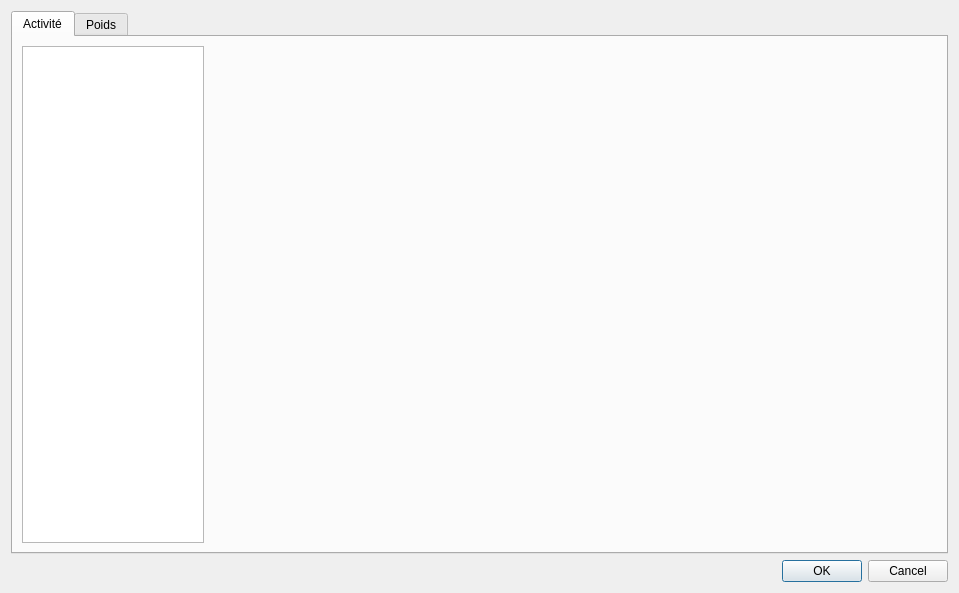
<?xml version="1.0" encoding="UTF-8"?>
<ui version="4.0">
 <class>GraphicsDialog</class>
 <widget class="QDialog" name="GraphicsDialog">
  <property name="geometry">
   <rect>
    <x>0</x>
    <y>0</y>
    <width>959</width>
    <height>593</height>
   </rect>
  </property>
  <property name="windowTitle">
   <string>Dialog</string>
  </property>
  <layout class="QVBoxLayout" name="verticalLayout">
   <item>
    <widget class="QTabWidget" name="tabWidget">
     <property name="currentIndex">
      <number>0</number>
     </property>
     <widget class="QWidget" name="acitivityTab">
      <attribute name="title">
       <string>Activité</string>
      </attribute>
      <layout class="QHBoxLayout" name="horizontalLayout" stretch="20,80">
       <item>
        <widget class="QTreeView" name="legendTree"/>
       </item>
       <item>
        <widget class="ActivityChart" name="activityChart" native="true"/>
       </item>
      </layout>
     </widget>
     <widget class="QWidget" name="weightTab">
      <attribute name="title">
       <string>Poids</string>
      </attribute>
      <layout class="QVBoxLayout" name="verticalLayout_2" stretch="80,20">
       <item>
        <widget class="WeightChart" name="weightChart" native="true"/>
       </item>
       <item>
        <widget class="QGroupBox" name="groupBox">
         <property name="title">
          <string>Visualisation</string>
         </property>
         <layout class="QHBoxLayout" name="horizontalLayout_2">
          <item>
           <widget class="QLabel" name="label">
            <property name="text">
             <string>Date début :</string>
            </property>
           </widget>
          </item>
          <item>
           <widget class="QDateEdit" name="startDateEdit">
            <property name="calendarPopup">
             <bool>true</bool>
            </property>
           </widget>
          </item>
          <item>
           <spacer name="horizontalSpacer">
            <property name="orientation">
             <enum>Qt::Horizontal</enum>
            </property>
            <property name="sizeHint" stdset="0">
             <size>
              <width>254</width>
              <height>20</height>
             </size>
            </property>
           </spacer>
          </item>
          <item>
           <widget class="QLabel" name="label_2">
            <property name="text">
             <string>Date fin :</string>
            </property>
           </widget>
          </item>
          <item>
           <widget class="QDateEdit" name="endDateEdit">
            <property name="calendarPopup">
             <bool>true</bool>
            </property>
           </widget>
          </item>
          <item>
           <spacer name="horizontalSpacer_2">
            <property name="orientation">
             <enum>Qt::Horizontal</enum>
            </property>
            <property name="sizeHint" stdset="0">
             <size>
              <width>254</width>
              <height>20</height>
             </size>
            </property>
           </spacer>
          </item>
          <item>
           <widget class="QPushButton" name="btnUpdateWeight">
            <property name="text">
             <string>Mettre à jour</string>
            </property>
           </widget>
          </item>
         </layout>
        </widget>
       </item>
      </layout>
     </widget>
    </widget>
   </item>
   <item>
    <widget class="QDialogButtonBox" name="buttonBox">
     <property name="orientation">
      <enum>Qt::Horizontal</enum>
     </property>
     <property name="standardButtons">
      <set>QDialogButtonBox::Cancel|QDialogButtonBox::Ok</set>
     </property>
    </widget>
   </item>
  </layout>
 </widget>
 <customwidgets>
  <customwidget>
   <class>ActivityChart</class>
   <extends>QWidget</extends>
   <header>widgets/charts/activitychart.h</header>
   <container>1</container>
  </customwidget>
  <customwidget>
   <class>WeightChart</class>
   <extends>QWidget</extends>
   <header>widgets/charts/weightchart.h</header>
   <container>1</container>
  </customwidget>
 </customwidgets>
 <resources/>
 <connections>
  <connection>
   <sender>buttonBox</sender>
   <signal>accepted()</signal>
   <receiver>GraphicsDialog</receiver>
   <slot>accept()</slot>
   <hints>
    <hint type="sourcelabel">
     <x>248</x>
     <y>254</y>
    </hint>
    <hint type="destinationlabel">
     <x>157</x>
     <y>274</y>
    </hint>
   </hints>
  </connection>
  <connection>
   <sender>buttonBox</sender>
   <signal>rejected()</signal>
   <receiver>GraphicsDialog</receiver>
   <slot>reject()</slot>
   <hints>
    <hint type="sourcelabel">
     <x>316</x>
     <y>260</y>
    </hint>
    <hint type="destinationlabel">
     <x>286</x>
     <y>274</y>
    </hint>
   </hints>
  </connection>
 </connections>
</ui>
